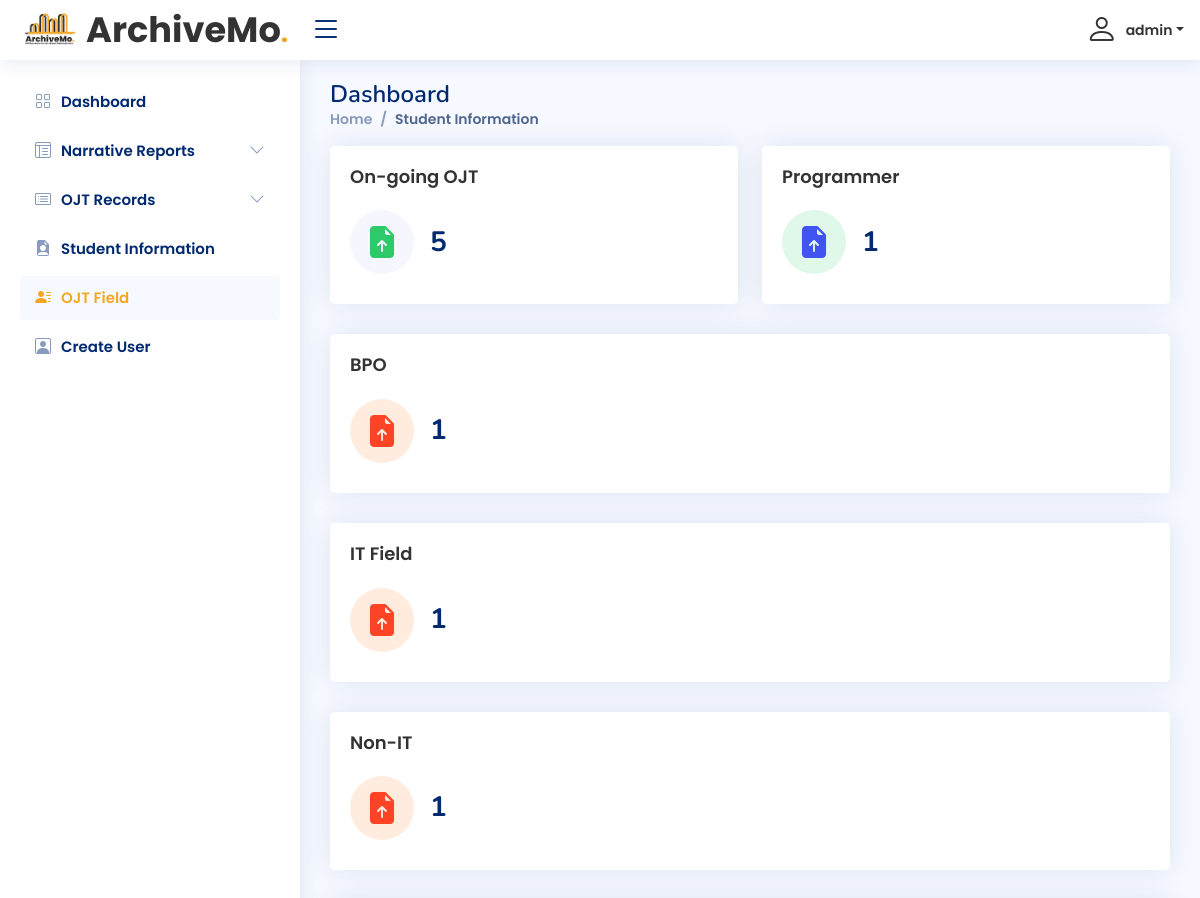
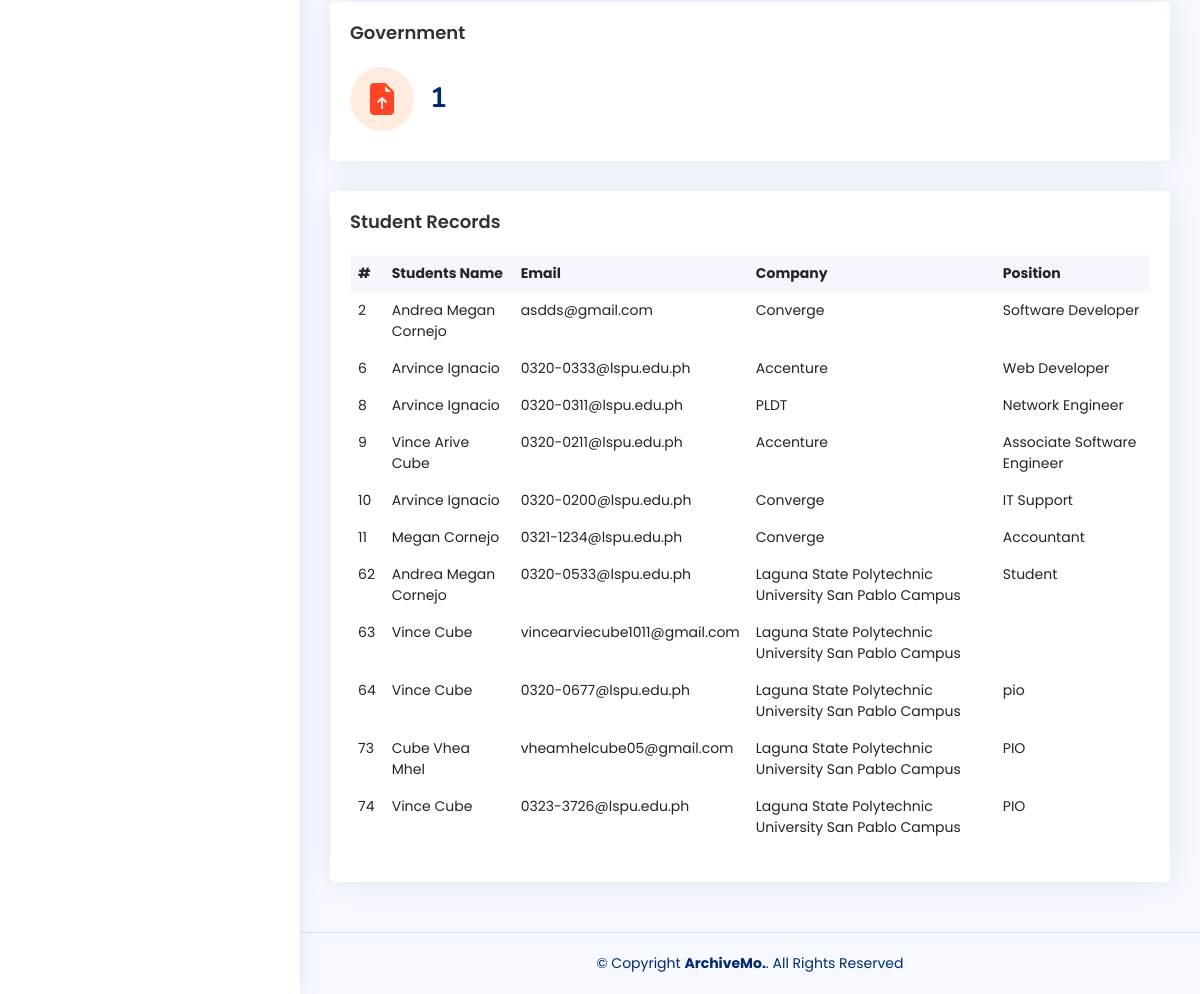
The page /admin/ojt-field.php (signed in) on the database its author committed (2 pictures, top to bottom).
### tables this page shows
CREATE TABLE `users` (
  `id` int(11) NOT NULL,
  `firstname` varchar(255) NOT NULL,
  `lastname` varchar(255) NOT NULL,
  `birthday` varchar(255) NOT NULL,
  `age` varchar(255) NOT NULL,
  `student_id` text NOT NULL,
  `course` varchar(255) NOT NULL,
  `specialization` varchar(255) NOT NULL,
  `address` varchar(255) NOT NULL,
  `contact` varchar(255) NOT NULL,
  `company` varchar(255) NOT NULL,
  `position` varchar(255) NOT NULL,
  `email` text NOT NULL,
  `password` varchar(255) NOT NULL,
  `profile` varchar(255) NOT NULL,
  `ver_code` text NOT NULL,
  `verified_at` datetime DEFAULT NULL
);

### admin/config.php (called while the page is built, shortened)
<?php
include 'dbconn.php';
    $count_all_users_waiver = "SELECT COUNT(waiver) as count FROM `records`";
    $result = mysqli_query($conn, $count_all_users_waiver);
    $row = mysqli_fetch_assoc($result);
    $total_waiver = $row['count'];
    $count_all_users_concent = "SELECT COUNT(concent) as count FROM `concent`";
    $result = mysqli_query($conn, $count_all_users_concent);
    $row = mysqli_fetch_assoc($result);
    $total_concent = $row['count'];
    $count_all_users_id = "SELECT COUNT(ojt_id) as count FROM `ojt_id`";
    $result = mysqli_query($conn, $count_all_users_id);
    $row = mysqli_fetch_assoc($result);
    $total_ojt_id = $row['count'];
    $count_all_users_contract = "SELECT COUNT(contract) as count FROM `contract`";
    $result = mysqli_query($conn, $count_all_users_contract);
    $row = mysqli_fetch_assoc($result);
    $total_contract = $row['count'];
    $count_all_users_medical = "SELECT COUNT(medical_cert) as count FROM `medical`";
    $result = mysqli_query($conn, $count_all_users_medical);
    $row = mysqli_fetch_assoc($result);
    $total_medical = $row['count'];
    $count_all_users_moa = "SELECT COUNT(moa) as count FROM `moa`";
    $result = mysqli_query($conn, $count_all_users_moa);
    $row = mysqli_fetch_assoc($result);
    $total_moa = $row['count'];
?>

### admin/ojt-field.php (the view, shortened to what this page needs)
<?php
include 'dbconn.php';
?>
<!DOCTYPE html>
<html lang="en">
<head>
    <link href="assets/vendor/bootstrap/css/bootstrap.min.css" rel="stylesheet">
    <link href="assets/vendor/bootstrap-icons/bootstrap-icons.css" rel="stylesheet">
    <link href="assets/vendor/boxicons/css/boxicons.min.css" rel="stylesheet">
    <link href="assets/vendor/quill/quill.snow.css" rel="stylesheet">
    <link href="assets/vendor/quill/quill.bubble.css" rel="stylesheet">
    <link href="assets/vendor/remixicon/remixicon.css" rel="stylesheet">
    <link href="assets/vendor/simple-datatables/style.css" rel="stylesheet">
    <link href="assets/css/style.css" rel="stylesheet">
</head>
<body>
    <header id="header" class="header fixed-top d-flex align-items-center">
        <div class="d-flex align-items-center justify-content-between">
            <a href="admin-index.php" class="logo d-flex align-items-center">
                <img src="img/logo3.png" alt="" style="width: auto; height: 60px;">
                <span class="logo-name">ArchiveMo<span style="color: #F5A623; font-family: Poppins, sans-serif">.</span></span>
            </a>
            <i class="bi bi-list toggle-sidebar-btn"></i>
        </div>
        <nav class="header-nav ms-auto">
            <ul class="d-flex align-items-center">
                <li class="nav-item dropdown pe-3">
                    <a class="nav-link nav-profile d-flex align-items-center pe-0" href="#" data-bs-toggle="dropdown">
                        <?php
                        $email = $_SESSION['useremail'];
                        $result = mysqli_query($conn, "SELECT * FROM admin WHERE username ='$email'");
                        while ($row = mysqli_fetch_array($result)) {
                        ?>
                            <i class="bi bi-person" style="font-size: 2rem;"></i>
                            <span class="d-none d-md-block dropdown-toggle ps-2"><?php echo $row["username"]; ?></span>
                    </a>
                        <?php
                        }
                        ?>
                </li>
            </ul>
        </nav>
    </header>
    <aside id="sidebar" class="sidebar">
        <ul class="sidebar-nav" id="sidebar-nav">
            <li class="nav-item">
                <a class="nav-link collapsed" href="admin-index.php">
                    <i class="bi bi-grid"></i>
                    <span>Dashboard</span>
                </a>
            </li>
            <li class="nav-item">
                <a class="nav-link collapsed" data-bs-target="#tables-nav" href="narrative-dashboard.php">
                    <i class="bi bi-layout-text-window-reverse"></i><span>Narrative Reports</span><i class="bi bi-chevron-down ms-auto"></i>
                </a>
            </li>
            <li class="nav-item">
                <a class="nav-link collapsed" data-bs-target="#charts-nav" href="ojt-dashboard.php">
                    <i class="bi bi-card-list"></i><span>OJT Records</span><i class="bi bi-chevron-down ms-auto"></i>
                </a>
            </li>
            <li class="nav-item">
                <a class="nav-link collapsed" data-bs-target="#tables-nav" href="student_info.php">
                    <i class="bi bi-file-earmark-person-fill"></i><span>Student Information</span>
                </a>
            </li>
            <li class="nav-item">
                <a class="nav-link" data-bs-target="#tables-nav" href="ojt-field.php">
                    <i class="bi bi-person-lines-fill"></i><span>OJT Field</span>
                </a>
            </li>
            <li class="nav-item">
                <a class="nav-link collapsed" data-bs-target="#tables-nav" href="create-student.php">
                    <i class="bi bi-person-square"></i><span>Create User</span>
                </a>
            </li>
        </ul>
    </aside>
    <main id="main" class="main">
        <div class="pagetitle">
            <h1>Dashboard</h1>
            <nav>
                <ol class="breadcrumb">
                    <li class="breadcrumb-item"><a href="admin-index.php">Home</a></li>
                    <li class="breadcrumb-item active">Student Information</li>
                </ol>
            </nav>
        </div>
        <?php
        include 'config.php';
        ?>
        <section class="section dashboard">
            <div class="row">
                <div class="col-lg-13">
                    <div class="row">
                        <div class="col-xxl-4 col-md-6">
                            <div class="card info-card sales-card">
                                <div class="card-body">
                                    <h5 class="card-title">On-going OJT</h5>
                                    <div class="d-flex align-items-center">
                                        <div class="card-icon rounded-circle d-flex align-items-center justify-content-center">
                                            <i class="bi bi-file-earmark-arrow-up-fill" style="color: #2eca6a;"></i>
                                        </div>
                                        <div class="ps-3">
                                            <h6><?php echo $total_waiver; ?></h6>
                                        </div>
                                    </div>
                                </div>
                            </div>
                        </div>
                        <div class="col-xxl-4 col-md-6">
                            <div class="card info-card revenue-card">
                                <div class="card-body">
                                    <h5 class="card-title">Programmer</h5>
                                    <div class="d-flex align-items-center">
                                        <div class="card-icon rounded-circle d-flex align-items-center justify-content-center">
                                            <i class="bi bi-file-earmark-arrow-up-fill" style="color: #4154f1;"></i>
                                        </div>
                                        <div class="ps-3">
                                            <h6><?php echo $total_concent; ?></h6>
                                        </div>
                                    </div>
                                </div>
                            </div>
                        </div>
                        <div class="col-xxl-4 col-xl-12">
                            <div class="card info-card customers-card">
                                <div class="card-body">
                                    <h5 class="card-title">BPO</h5>
                                    <div class="d-flex align-items-center">
                                        <div class="card-icon rounded-circle d-flex align-items-center justify-content-center">
                                            <i class="bi bi-file-earmark-arrow-up-fill" style="color: #ff4425;"></i>
                                        </div>
                                        <div class="ps-3">
                                            <h6><?php echo $total_medical; ?></h6>
                                        </div>
                                    </div>
                                </div>
                            </div>
                        </div>
                        <div class="col-xxl-4 col-xl-12">
                            <div class="card info-card customers-card">
                                <div class="card-body">
                                    <h5 class="card-title">IT Field</h5>
                                    <div class="d-flex align-items-center">
                                        <div class="card-icon rounded-circle d-flex align-items-center justify-content-center">
                                            <i class="bi bi-file-earmark-arrow-up-fill" style="color: #ff4425;"></i>
                                        </div>
                                        <div class="ps-3">
                                            <h6><?php echo $total_contract; ?></h6>
                                        </div>
                                    </div>
                                </div>
                            </div>
                        </div>
                        <div class="col-xxl-4 col-xl-12">
                            <div class="card info-card customers-card">
                                <div class="card-body">
                                    <h5 class="card-title">Non-IT</h5>
                                    <div class="d-flex align-items-center">
                                        <div class="card-icon rounded-circle d-flex align-items-center justify-content-center">
                                            <i class="bi bi-file-earmark-arrow-up-fill" style="color: #ff4425;"></i>
                                        </div>
                                        <div class="ps-3">
                                            <h6><?php echo $total_moa; ?></h6>
                                        </div>
                                    </div>
                                </div>
                            </div>
                        </div>
                        <div class="col-xxl-4 col-xl-12">
                            <div class="card info-card customers-card">
                                <div class="card-body">
                                    <h5 class="card-title">Government</h5>
                                    <div class="d-flex align-items-center">
                                        <div class="card-icon rounded-circle d-flex align-items-center justify-content-center">
                                            <i class="bi bi-file-earmark-arrow-up-fill" style="color: #ff4425;"></i>
                                        </div>
                                        <div class="ps-3">
                                            <h6><?php echo $total_ojt_id; ?></h6>
                                        </div>
                                    </div>
                                </div>
                            </div>
                        </div>
                    </div>
                </div>
                <div class="col-12">
                    <div class="card recent-sales overflow-auto">
                        <div class="card-body">
                            <h5 class="card-title">Student Records</h5>
                            <table class="table table-borderless datatable">
                                <thead>
                                    <tr>
                                        <th>#</th>
                                        <th>Students Name</th>
                                        <th>Email</th>
                                        <th>Company</th>
                                        <th>Position</th>
                                    </tr>
                                </thead>
                                <tbody>
                                    <?php
                                    $result = mysqli_query($conn, "SELECT * FROM users");
                                    while ($row = mysqli_fetch_array($result)) {
                                    ?>
                                        <tr>
                                            <td scope="row"><?php echo $row["id"]; ?></td>
                                            <td><?php echo $row["firstname"] . " " . $row["lastname"]; ?></td>
                                            <td><?php echo $row["email"]; ?></td>
                                            <td><?php echo $row["company"]; ?></td>
                                            <td><?php echo $row["position"]; ?></td>
                                        </tr>
                                    <?php
                                    }
                                    ?>
                                </tbody>
                            </table>
                        </div>
                    </div>
                </div>
            </div>
        </section>
    </main>
    <footer id="footer" class="footer">
        <div class="copyright">
            &copy; Copyright <strong><span>ArchiveMo.</span></strong>. All Rights Reserved
        </div>
    </footer>
</body>
</html>

### rows shown on the page
users: id "2", firstname "Andrea Megan", lastname "Cornejo", email "asdds@gmail.com", company "Converge", position "Software Developer"
users: id "6", firstname "Arvince", lastname "Ignacio", email "0320-0333@lspu.edu.ph", company "Accenture", position "Web Developer"
users: id "8", firstname "Arvince", lastname "Ignacio", email "0320-0311@lspu.edu.ph", company "PLDT", position "Network Engineer"
users: id "9", firstname "Vince Arive", lastname "Cube", email "0320-0211@lspu.edu.ph", company "Accenture", position "Associate Software Engineer"
users: id "10", firstname "Arvince", lastname "Ignacio", email "0320-0200@lspu.edu.ph", company "Converge", position "IT Support"
users: id "11", firstname "Megan", lastname "Cornejo", email "0321-1234@lspu.edu.ph", company "Converge", position "Accountant"
users: id "62", firstname "Andrea Megan", lastname "Cornejo", email "0320-0533@lspu.edu.ph", company "Laguna State Polytechnic University San Pablo Campus", position "Student"
users: id "63", firstname "Vince", lastname "Cube", email "vincearviecube1011@gmail.com", company "Laguna State Polytechnic University San Pablo Campus"
users: id "64", firstname "Vince", lastname "Cube", email "0320-0677@lspu.edu.ph", company "Laguna State Polytechnic University San Pablo Campus", position "pio"
users: id "73", firstname "Cube", lastname "Vhea Mhel", email "vheamhelcube05@gmail.com", company "Laguna State Polytechnic University San Pablo Campus", position "PIO"
users: id "74", firstname "Vince", lastname "Cube", email "0323-3726@lspu.edu.ph", company "Laguna State Polytechnic University San Pablo Campus", position "PIO"

### other values the page prints
$row["username"] "admin"
$total_waiver "5"
$total_concent "1"
$total_medical "1"
$total_contract "1"
$total_moa "1"
$total_ojt_id "1"
